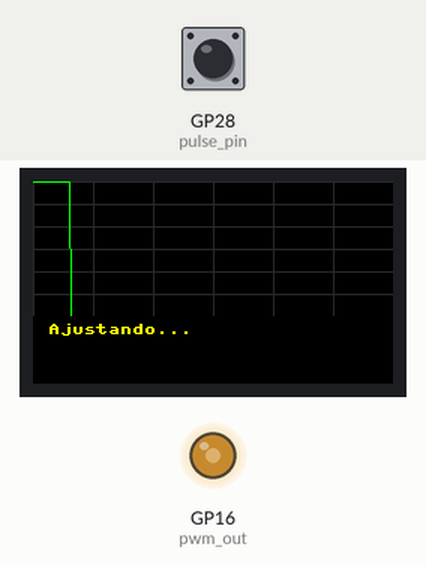
Recording of a program running on a simulated Raspberry Pi Pico running MicroPython. Parts: 240×135 colour display, output pins drawn as LEDs (lit = HIGH). The inputs (shaded band) are chosen by the test bench; at power-on: GP28 (pulse_pin) LOW. Pins used as bus, display or sensor lines are not drawn.

Above: at 1.25 s.
1.3 s: GP28 (pulse_pin) pulled HIGH for 3.2 s
At 4.58 s:
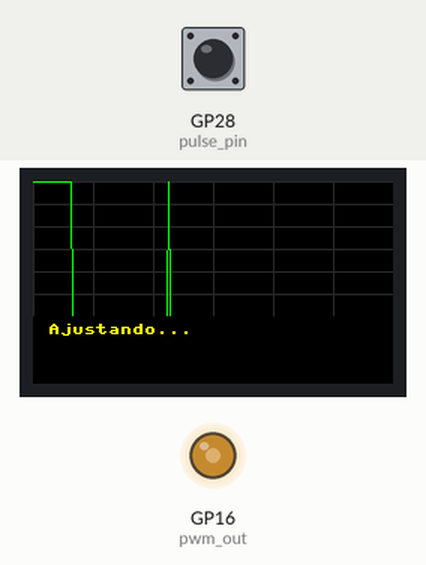
5.1 s: GP28 (pulse_pin) pulled HIGH for 1 s
At 6.16 s:
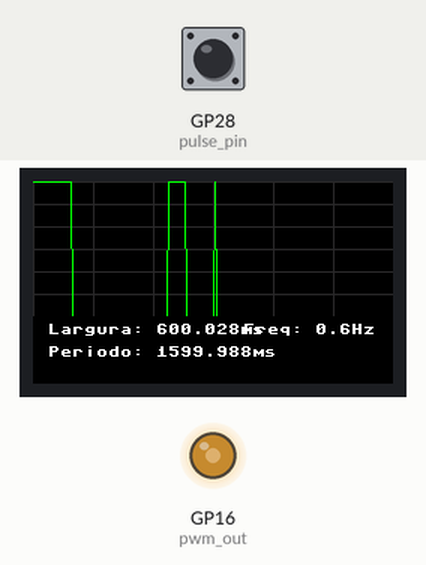
6.7 s: GP28 (pulse_pin) pulled HIGH for 0.15 s
At 6.78 s:
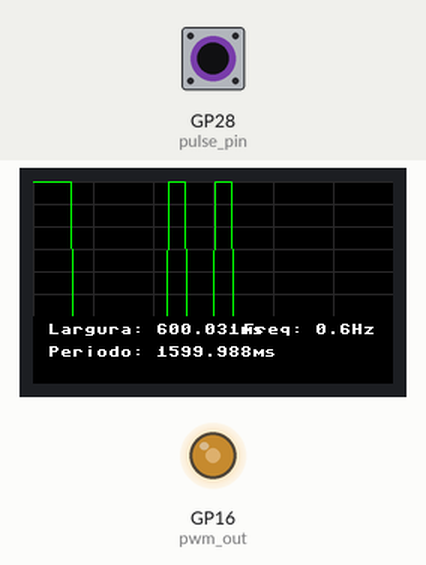
7.4 s: GP28 (pulse_pin) pulled HIGH for 0.15 s
At 7.5 s:
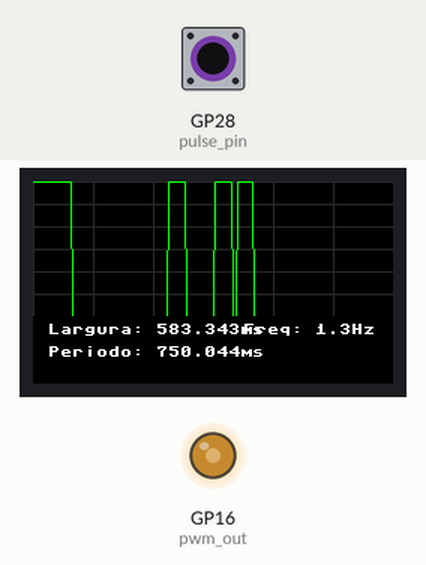

Measured:
- after the input at 1.3 s, the display: changes after 3.3 s (image 1)

The program:

pulse_analyzer_rp2040.py
```python
from machine import Pin, PWM, ADC, SPI
import time
import framebuf
import gc

# Display pins
BL = 13
DC = 8
RST = 12
MOSI = 11
SCK = 10
CS = 9

class LCD_1inch14(framebuf.FrameBuffer):
    def __init__(self):
        self.width = 240
        self.height = 135
        gc.collect()
        self.cs = Pin(CS,Pin.OUT)
        self.rst = Pin(RST,Pin.OUT)
        self.cs(1)
        self.spi = SPI(1,100000_000,polarity=0, phase=0,sck=Pin(SCK),mosi=Pin(MOSI),miso=None)
        self.dc = Pin(DC,Pin.OUT)
        self.dc(1)
        self.buffer = bytearray(self.height * self.width * 2)
        super().__init__(self.buffer, self.width, self.height, framebuf.RGB565)
        self.init_display()

    def write_cmd(self, cmd):
        self.cs(1); self.dc(0); self.cs(0)
        self.spi.write(bytearray([cmd]))
        self.cs(1)

    def write_data(self, buf):
        self.cs(1); self.dc(1); self.cs(0)
        self.spi.write(bytearray([buf]))
        self.cs(1)

    def init_display(self):
        for cmd, data in [
            (0x36, [0x70]), (0x3A, [0x05]), (0xB2, [0x0C,0x0C,0x00,0x33,0x33]),
            (0xB7, [0x35]), (0xBB, [0x19]), (0xC0, [0x2C]), (0xC2, [0x01]),
            (0xC3, [0x12]), (0xC4, [0x20]), (0xC6, [0x0F]), (0xD0, [0xA4,0xA1]),
            (0xE0, [0xD0,0x04,0x0D,0x11,0x13,0x2B,0x3F,0x54,0x4C,0x18,0x0D,0x0B,0x1F,0x23]),
            (0xE1, [0xD0,0x04,0x0C,0x11,0x13,0x2C,0x3F,0x44,0x51,0x2F,0x1F,0x1F,0x20,0x23]),
            (0x21, []), (0x11, []), (0x29, [])
        ]:
            self.write_cmd(cmd)
            for d in data: self.write_data(d)

    def show(self):
        self.write_cmd(0x2A); self.write_data(0x00); self.write_data(0x28)
        self.write_data(0x01); self.write_data(0x17)
        self.write_cmd(0x2B); self.write_data(0x00); self.write_data(0x35)
        self.write_data(0x00); self.write_data(0xBB)
        self.write_cmd(0x2C)
        self.cs(1); self.dc(1); self.cs(0)
        self.spi.write(self.buffer)
        self.cs(1)

def colour(R,G,B):
    return (((G&0b00011100)<<3) +((B&0b11111000)>>3)<<8) + (R&0b11111000)+((G&0b11100000)>>5)

class PulseAnalyzer:
    def __init__(self):
        # Display setup
        self.lcd = LCD_1inch14()
        self.pwm = Pin(BL, Pin.OUT)
        self.pwm.value(1)

        # Input measurement via interrupt
        self.pulse_pin = Pin(28, Pin.IN, Pin.PULL_DOWN)
        self.rise_time = None

        # Buffers para média móvel
        self.num_samples = 10  # Número de amostras para média
        self.pulse_width_buffer = [0] * self.num_samples
        self.period_buffer = [0] * self.num_samples
        self.buffer_idx = 0
        self.pulse_width_us = 0
        self.period_us = 0

        # Detecção de mudanças
        self.last_width = 0
        self.width_change_count = 0
        self.is_stable = False

        # Inicializa interrupção
        self.pulse_pin.irq(trigger=Pin.IRQ_RISING | Pin.IRQ_FALLING, handler=self.pulse_handler)

        # PWM output
        self.pwm_out = PWM(Pin(16))
        self.pwm_out.freq(8)
        self.pwm_out.duty_u16(32768)

        # Display buffer for waveform
        self.num_points = 240
        self.display_buffer = [0] * self.num_points
        self.display_idx = 0

    def update_moving_average(self, new_width):
        """Atualiza a média móvel com novas medições."""
        # Verifica mudança significativa
        if self.last_width > 0:
            change = abs(new_width - self.last_width) / self.last_width
            if change > 0.1:  # Mudança maior que 10%
                self.width_change_count += 1
                if self.width_change_count >= 3:  # 3 mudanças consecutivas
                    self.is_stable = False
                    self.width_change_count = 0
                    # Limpa buffer para nova média
                    self.pulse_width_buffer = [0] * self.num_samples
                    self.buffer_idx = 0
                    self.pulse_width_us = 0
            else:
                self.width_change_count = 0

        self.last_width = new_width

        # Atualiza buffer
        self.pulse_width_buffer[self.buffer_idx] = new_width
        self.buffer_idx = (self.buffer_idx + 1) % self.num_samples

        # Calcula média
        valid_widths = [w for w in self.pulse_width_buffer if w > 0]
        if valid_widths:
            mean_width = sum(valid_widths) / len(valid_widths)
            filtered_widths = [w for w in valid_widths if abs(w - mean_width) < mean_width * 0.2]
            if filtered_widths:
                self.pulse_width_us = sum(filtered_widths) / len(filtered_widths)
                self.is_stable = True

                # Atualiza PWM com valores filtrados
                try:
                    if self.period_us > 0:
                        freq = int(1_000_000 / self.period_us)
                        if freq >= 1:
                            self.pwm_out.freq(freq)
                            duty = int((self.pulse_width_us / self.period_us) * 65535)
                            self.pwm_out.duty_u16(duty)
                except:
                    pass

    def pulse_handler(self, pin):
        now = time.ticks_us()
        if not pin.value():  # Falling edge (transição para 0V)
            if self.rise_time is not None:
                new_period = time.ticks_diff(now, self.rise_time)
                # Atualiza período independentemente
                self.period_us = new_period
            self.rise_time = now
        else:  # Rising edge (transição para 3.3V)
            if self.rise_time is not None:
                new_width = time.ticks_diff(now, self.rise_time)
                # Atualiza largura e aplica filtro
                self.update_moving_average(new_width)

    def draw_grid(self):
        """Desenha a grade de fundo."""
        graph_height = 90  # 2/3 de 135
        for x in range(0, 240, 40):
            self.lcd.line(x, 0, x, graph_height, colour(40,40,40))
        for y in range(0, graph_height, 15):
            self.lcd.line(0, y, 240, y, colour(40,40,40))

    def draw_info(self):
        """Desenha as informações de medição."""
        # Limpa área de texto
        self.lcd.fill_rect(0, 90, 240, 45, colour(0,0,0))

        # Largura do pulso (esquerda)
        if self.is_stable:
            self.lcd.text(f"Largura: {self.pulse_width_us/1000:.3f}ms", 10, 95, colour(255,255,255))
            # Frequência (direita)
            freq = 1_000_000 / self.period_us if self.period_us > 0 else 0
            self.lcd.text(f"Freq: {freq:.1f}Hz", 140, 95, colour(255,255,255))
            # Período (abaixo)
            self.lcd.text(f"Periodo: {self.period_us/1000:.3f}ms", 10, 110, colour(255,255,255))
        else:
            self.lcd.text("Ajustando...", 10, 95, colour(255,255,0))

    def draw_pulse(self, value):
        """Desenha o pulso na tela com efeito de scroll."""
        # Limpa a área do gráfico
        self.lcd.fill_rect(0, 0, 240, 90, colour(0,0,0))

        # Desenha a grade
        self.draw_grid()

        # Calcula a posição Y (invertida porque 0 está no topo)
        y = int(45 - (value * 45))  # 45 é a metade da altura do gráfico

        # Desenha o pulso
        self.lcd.line(0, y, 240, y, colour(0,255,0))

        # Desenha as informações
        self.draw_info()

        # Atualiza o display
        self.lcd.show()

    def run(self):
        while True:
            try:
                # Atualiza buffer de exibição
                self.display_buffer[self.display_idx] = (not self.pulse_pin.value()) * 65535
                self.display_idx = (self.display_idx + 1) % self.num_points

                # Atualiza display
                self.lcd.fill(colour(0,0,0))
                self.draw_grid()

                # Plota a forma de onda
                for i in range(self.num_points-1):
                    x1 = int(i * 240 / self.num_points)
                    y1 = int(90 - (self.display_buffer[i] / 65535) * 90)
                    x2 = int((i+1) * 240 / self.num_points)
                    y2 = int(90 - (self.display_buffer[i+1] / 65535) * 90)
                    self.lcd.line(x1, y1, x2, y2, colour(0,255,0))

                # Área de informações
                self.draw_info()

                self.lcd.show()
                time.sleep_ms(10)

            except Exception as e:
                print(f"Erro no loop principal: {e}")
                time.sleep_ms(1000)

def main():
    analyzer = PulseAnalyzer()
    try:
        analyzer.run()
    except Exception as e:
        analyzer.lcd.fill(colour(0,0,0))
        analyzer.lcd.text(f"Erro: {str(e)}", 30, 60, colour(255,0,0))
        analyzer.lcd.show()
        time.sleep_ms(5000)

if __name__ == "__main__":
    main() 
```
